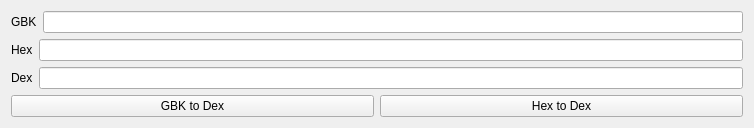
<?xml version="1.0" encoding="UTF-8"?>
<ui version="4.0">
 <class>Form_TransFerTool</class>
 <widget class="QWidget" name="Form_TransFerTool">
  <property name="geometry">
   <rect>
    <x>0</x>
    <y>0</y>
    <width>754</width>
    <height>127</height>
   </rect>
  </property>
  <property name="windowTitle">
   <string>Transfer to DEX</string>
  </property>
  <layout class="QVBoxLayout" name="verticalLayout">
   <item>
    <layout class="QHBoxLayout" name="horizontalLayout">
     <item>
      <widget class="QLabel" name="label">
       <property name="text">
        <string>GBK</string>
       </property>
      </widget>
     </item>
     <item>
      <widget class="QLineEdit" name="lineEdit_GBK">
       <property name="text">
        <string/>
       </property>
      </widget>
     </item>
    </layout>
   </item>
   <item>
    <layout class="QHBoxLayout" name="horizontalLayout_2">
     <item>
      <widget class="QLabel" name="label_2">
       <property name="text">
        <string>Hex</string>
       </property>
      </widget>
     </item>
     <item>
      <widget class="QLineEdit" name="lineEdit_Hex">
       <property name="readOnly">
        <bool>false</bool>
       </property>
      </widget>
     </item>
    </layout>
   </item>
   <item>
    <layout class="QHBoxLayout" name="horizontalLayout_3">
     <item>
      <widget class="QLabel" name="label_3">
       <property name="text">
        <string>Dex</string>
       </property>
      </widget>
     </item>
     <item>
      <widget class="QLineEdit" name="lineEdit_Dex">
       <property name="readOnly">
        <bool>true</bool>
       </property>
      </widget>
     </item>
    </layout>
   </item>
   <item>
    <layout class="QHBoxLayout" name="horizontalLayout_4">
     <item>
      <widget class="QPushButton" name="pushButton_GTD">
       <property name="text">
        <string>GBK to Dex</string>
       </property>
      </widget>
     </item>
     <item>
      <widget class="QPushButton" name="pushButton_HTD">
       <property name="text">
        <string>Hex to Dex</string>
       </property>
      </widget>
     </item>
    </layout>
   </item>
  </layout>
 </widget>
 <resources/>
 <connections/>
</ui>
